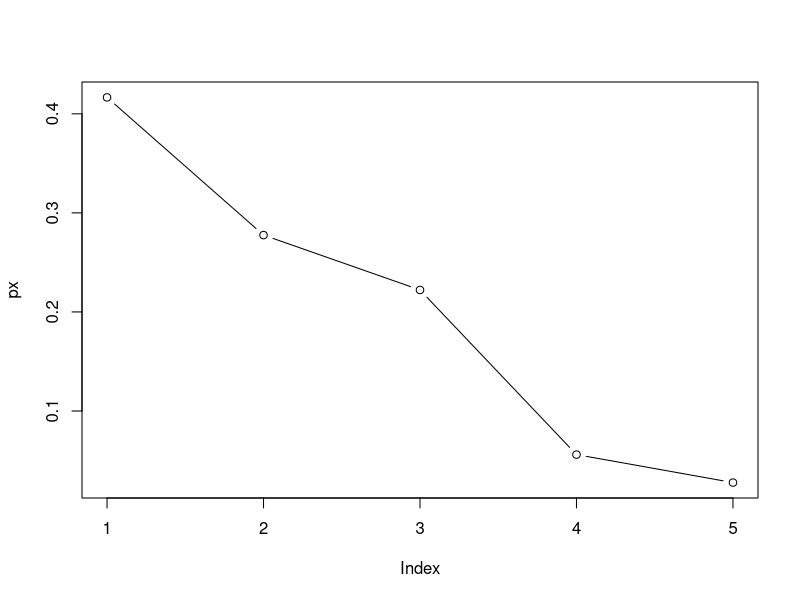

Recreate this plot in R.
#EX_2_13
rate<-1000000
y<-numeric(2)
py<-numeric(2)
px<- numeric(5)
y<-c(10^2,10^4)
py<-c(5/6,1/6)
y1<-sample(c(10^2,10^4),size=rate,replace=T,prob=c(5/6,1/6))
x1<-rep(NA,100)
x1[y1==10^2]<-sample(c(10^-2,10^-1,1),size=sum(y1==10^2),replace=T,prob=c(1/2,1/3,1/6))
x1[y1==10^4]<-sample(c(1,10,100),size=sum(y1==10^4),replace=T,prob=c(1/2,1/3,1/6))
p1<-mean(x1[y1==10^2]==10^-2)
p2<-mean(x1[y1==10^2]==10^-1)
p3<- mean(x1[y1==10^2]==1)
p4<-mean(x1[y1==10^4]==1)
p5<-mean(x1[y1==10^4]==10)
p6<-mean(x1[y1==10^4]==100)
px.01<-p1*mean(y1==10^2)
px.1<-p2*mean(y1==10^2)
px1<-sum((p3*mean(y1==10^2)),(p4*mean(y1==10^4)))
px10<-p5*mean(y1==10^4)
px100<-p6*mean(y1==10^4)
px.1
px.01
px1
px10
px100
px<-c(px.01,px.1,px1,px10,px100)
px
plot(px,type="b")
